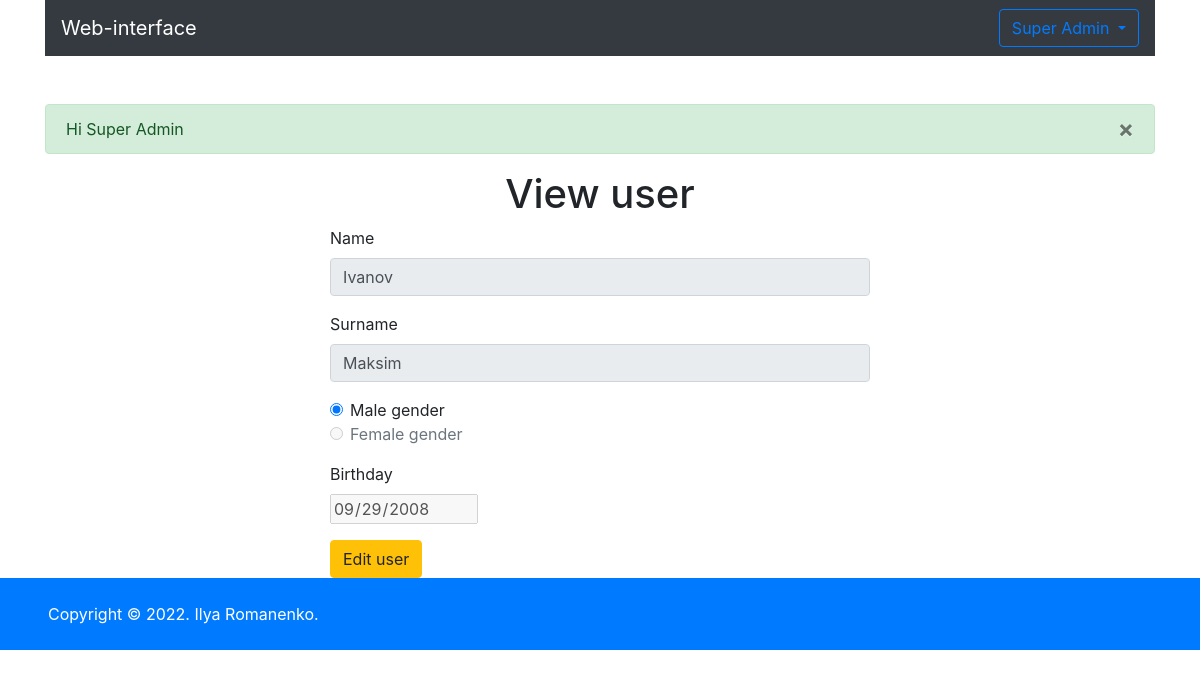
The app's page /actions/view.php?id=52 (signed in) with its own data.
### tables this page shows
CREATE TABLE `users` (
  `id` int(11) NOT NULL,
  `login` varchar(255) NOT NULL,
  `password` varchar(255) NOT NULL,
  `name` varchar(255) NOT NULL,
  `surname` varchar(255) NOT NULL,
  `gender` varchar(1) NOT NULL,
  `birthday` text,
  `id_admin` int(1) NOT NULL DEFAULT '0',
  `is_deleted` varchar(1) NOT NULL DEFAULT '0'
);

### app/config.php (called while the page is built)
<?php
return[
    'name' => 'Web-interface',
    'copyright' => 'Copyright © '. date('Y') . '. Ilya Romanenko.',
    'components' => [
        'host' => 'localhost',
        'userName' => 'root',
        'password' => '',
        'dataBase' => 'sibers',
    ],
    'count_list' => 10,
    'path_parts' => pathinfo($_SERVER['SCRIPT_NAME']),
];
?>

### model.php (called while the page is built, shortened)
<?php
class Model
{
    private $connect;
    public function __construct($db)
    {
        try {
            $this->connect = new mysqli($db['host'], $db['userName'], $db['password'], $db['dataBase']);
        } catch (Exception $e) {
            echo 'Connection failed! ' . $e->getMessage();
        }
    }
    public function view($data)
    {
        $validData = $this->validation($data);
        if ($validData['valid']) {
            $idUser = $validData['validFields']['id'];
            switch (isset($idUser)) {
                case true:
                    $fetchUser = $this->fetch('', ['id' => $idUser]);
                    if (!empty($fetchUser)) {
                        $user = $fetchUser[0];
                        $user['password'] = '';
                        return $user;
                    } else {
                        $_SESSION['errorField'] = 'This user does not exist, please try again';
                        header("Location: /");
                        die;
                    }
                    break;
            }
        }
        die;
    }
    public function fetch($fields, $whereFields = null, $sort = null, $limit = null)
    {
        $data = [];
        $queryRows = null;
        if (is_array($fields)) {
            for ($i = 0; $i < count($fields); $i++) {
                if ($i + 1 == count($fields)) {
                    $queryRows .= ' ' . $fields[$i];
                    break;
                }
                $queryRows .= ' ' . $fields[$i] . ',';
            }
        } else {
            $queryRows = '*';
        }
        $query = "SELECT $queryRows FROM users";
        if (!is_null($whereFields)) {
            $query .= ' WHERE ';
            foreach ($whereFields as $field => $value) {
                $query .= " $field = '$value'";
            }
            $query .= ' AND is_deleted = 0';
        } else {
            $query .= " WHERE is_deleted = '0'";
        }
        if ($sql = $this->connect->query($query)) {
            while ($row = mysqli_fetch_assoc($sql)) {
                $data[] = $row;
            }
        }
        return $data;
    }
    public function validation($data)
    {
        $formValid = [];
        $formValid['valid'] = true;
        $formValid['validFields'] = [];
        $formValid['notValidFields'] = [];
        foreach ($data as $key => $value) {
            if (isset($value) && (!empty($value) || $value === '0')) {
                $dataValid = htmlspecialchars($value);
                if ($key == 'id') {
                    $dataValid = (int)$dataValid;
                }
                $formValid['validFields'][$key] = $dataValid;
            } else {
                $formValid['valid'] = false;
                $formValid['notValidFields'][] = $key;
            }
        }
        return $formValid;
    }
}

### actions/view.php (the view)
<?php
$titlePage = 'View user';
include_once $_SERVER['DOCUMENT_ROOT'] . '/template/head.php';
$userData = $model->view($_GET);
?>
<div class="row justify-content-center">
    <div class="col-6 align-self-center">
        <h1 class="text-center"><?= $titlePage ?></h1>
        <div class="form-group">
            <label>Name</label>
            <input type="text" class="form-control" name="User[name]" placeholder="Name" value="<?= $userData['name']; ?>" disabled readonly>
        </div>
        <div class="form-group">
            <label>Surname</label>
            <input type="text" class="form-control" name="User[surname]" placeholder="Surname" value="<?= $userData['surname']; ?>" disabled readonly>
        </div>
        <div class="form-group">
            <div class="form-check">
                <input class="form-check-input" type="radio" name="User[gender]" value="m" <? echo ($userData['gender'] == 'm') ?  'checked' : 'disabled' ?>>
                <label class="form-check-label" for="RadiosGenderM">
                    Male gender
                </label>
            </div>
            <div class="form-check">
                <input class="form-check-input" type="radio" name="User[gender]" value="f" <? echo ($userData['gender'] == 'f') ?  'checked' : 'disabled' ?>>
                <label class="form-check-label" for="RadiosGenderF">
                    Female gender
                </label>
            </div>
        </div>
        <div class="form-group">
            <label>Birthday</label>
            <div class="input-group date" data-provide="datepicker">
                <input type="date" id="form-control-datepicker" name="User[birthday]" value="<?= date('Y-m-d', $userData['birthday']); ?>" disabled>
            </div>
        </div>
        <a href="../actions/edit.php?id=<?= $userData['id'] ?>" type="button" class="btn btn-warning">Edit user</a>
    </div>
</div>
<?php
include_once $_SERVER['DOCUMENT_ROOT'] . '/template/footer.php';
?>

### records on screen
users: name "Ivanov", surname "Maksim", gender "☑", birthday "09/29/2008"

### other values on screen
$userDataAuth['name'] "Super"
$userDataAuth['surname'] "Admin"
$_SESSION['succesField'] "Hi Super Admin"
$titlePage "View user"
$configApp['copyright'] "Copyright © 2022. Ilya Romanenko."
